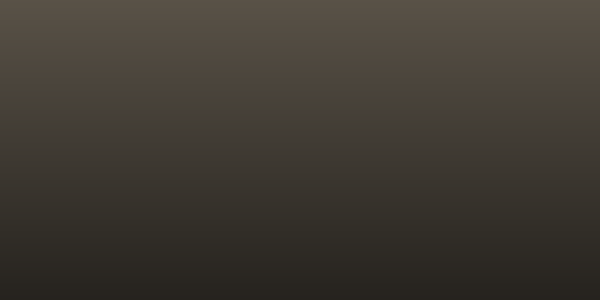
Frame 1 (no input)
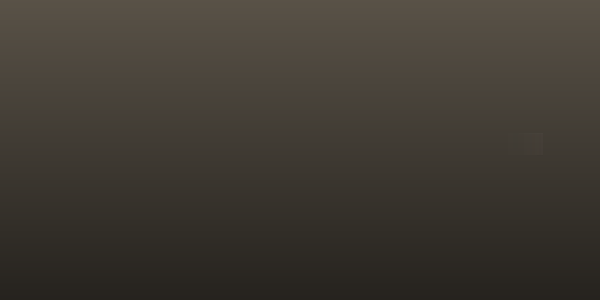
Frame 60 (the mouse pressed at the canvas centre just before this capture)
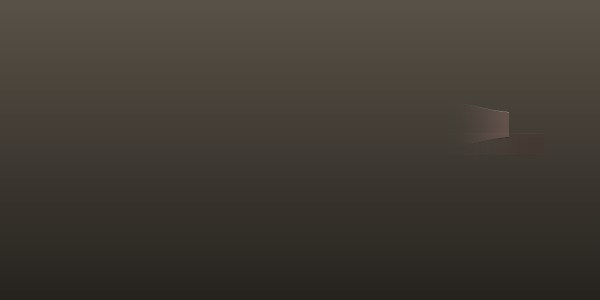
Frame 120 (the mouse held since frame 60 and released just before this capture)

The Processing sketch that drew these frames (run headless with seeded random() and noise(); from frame 60 on, the mouse is pressed at the canvas centre):

// Processing sketch: processing_145399
// ── processing_145399.pde

/* @pjs pauseOnBlur=true; */

/* ... We have [line_amt] moving lines.
 Each MovingLine has [var_amt] different variables.
 Each variable has a current value [curr], which is
 a value between [from] and [to].
 [t] indicates how far are we between [from] and [to].
 [delta] indicates how much [curr] has changed since the last frame.
 It's used to calculate the angle using atan2.
 Each variable spends time at [curr]. At random times, it decides to change.
 Then it sets a random target [to], an sets [t] to 1 
 and starts counting down to 0 while transitioning between [from] and [to].
*/


int line_amt = 10;
int lookup_length = 200;
PGraphics g;
float[] sine = new float[lookup_length];
float[] ease = new float[lookup_length];
MovingLine[] lineas = new MovingLine[line_amt];

void setup() {
  size(600, 300);
  colorMode(HSB, 1);
  rectMode(CENTER);
  noSmooth();

  drawGradient();

  /* Create moving lines */
  
  for (int i=0; i<line_amt; i++) {
    lineas[i] = new MovingLine();
  }

  /* Create lookup tables */
  
  for (int i=0; i<lookup_length; i++) {
    float n = float(i) / float(lookup_length-1);
    
    sine[i] = sqrt(1 - pow(n, 2));   
    ease[i] = (n /= 0.5) < 1 ? 0.5 * pow(n, 2.0) : -0.5 * ((n -= 2)*n - 2);
  }
}
void drawGradient() {
  for (int y=0; y<height; y++) {
    stroke(0.1, 0.2, map(y, 0, height, 0.35, 0.15));
    line(0, y, width, y);
    noStroke();
  }
}
void draw() {
  for (int i=0; i<line_amt; i++) {
    lineas[i].update();
  }
  loadPixels();
  for(int x=1; x<width; x++) {
    for(int y=0; y<height; y++) {
      pixels[x+y*width-1] = pixels[x+y*width];
    }
  }
  updatePixels();
}

class MovingLine {
  int var_amt = 7;
  int maxh = 50;
  
  float pHeight;
  color pColor;
  PMatrix pMatrix;

  float[] from = new float[var_amt];
  float[] to = new float[var_amt];
  float[] curr = new float[var_amt];  /* equal to "from" if not transitioning */
  float[] t = new float[var_amt];     /* transition time 0..1 */
  float[] delta = new float[var_amt]; /* variable delta */

  /* 0 = height, 5,1 = x,y, 2,3,4 = hsb, 6 = alpha */

  MovingLine() {
    for (int varn=0; varn<var_amt; varn++) {
      curr[varn] = from[varn] = to[varn] = random(1);
      t[varn] = 0;
    }
    curr[6] = from[6] = to[6] = 0;
    delta[6] = random(0.1, 0.8); 
  }

  void update() {
    for (int varn=0; varn<var_amt; varn++) {
      if (t[varn] > 0) {
        t[varn] -= 0.01;
        if (t[varn] > 0) {
          float n = 1-t[varn];
          delta[varn] = curr[varn];
          curr[varn] = lerp(from[varn], to[varn], ease[int(n*lookup_length)]);
          delta[varn] -= curr[varn];
        } 
        else {
          from[varn] = curr[varn];
        }
      } 
      else {
        if (random(1000) > 997) {
          to[varn] = random(1);
          t[varn] = 1;
        }
      }
    }

    pHeight = map(curr[0], 0, 1, 5, maxh);
    pColor = color(0.1*curr[2], curr[3], 0.2+0.8*curr[4], curr[6]);

    translate(width - 150 + (149-maxh/2) * curr[5], height * 0.1 + height * curr[1] * 0.8);
    rotate(atan2(height * delta[1] * 0.9, delta[5]-1));

    fill(pColor);
    rect(0, 0, 1, pHeight);

    /* highlight */
    
    fill(1, 0.3 * curr[6]);
    rect(0, pHeight/2, 1, 1);

    /* shadow */
    
    fill(0, 0.3 * curr[6]);
    rect(0, -pHeight/2, 1, 1);

    resetMatrix();
  }
}
